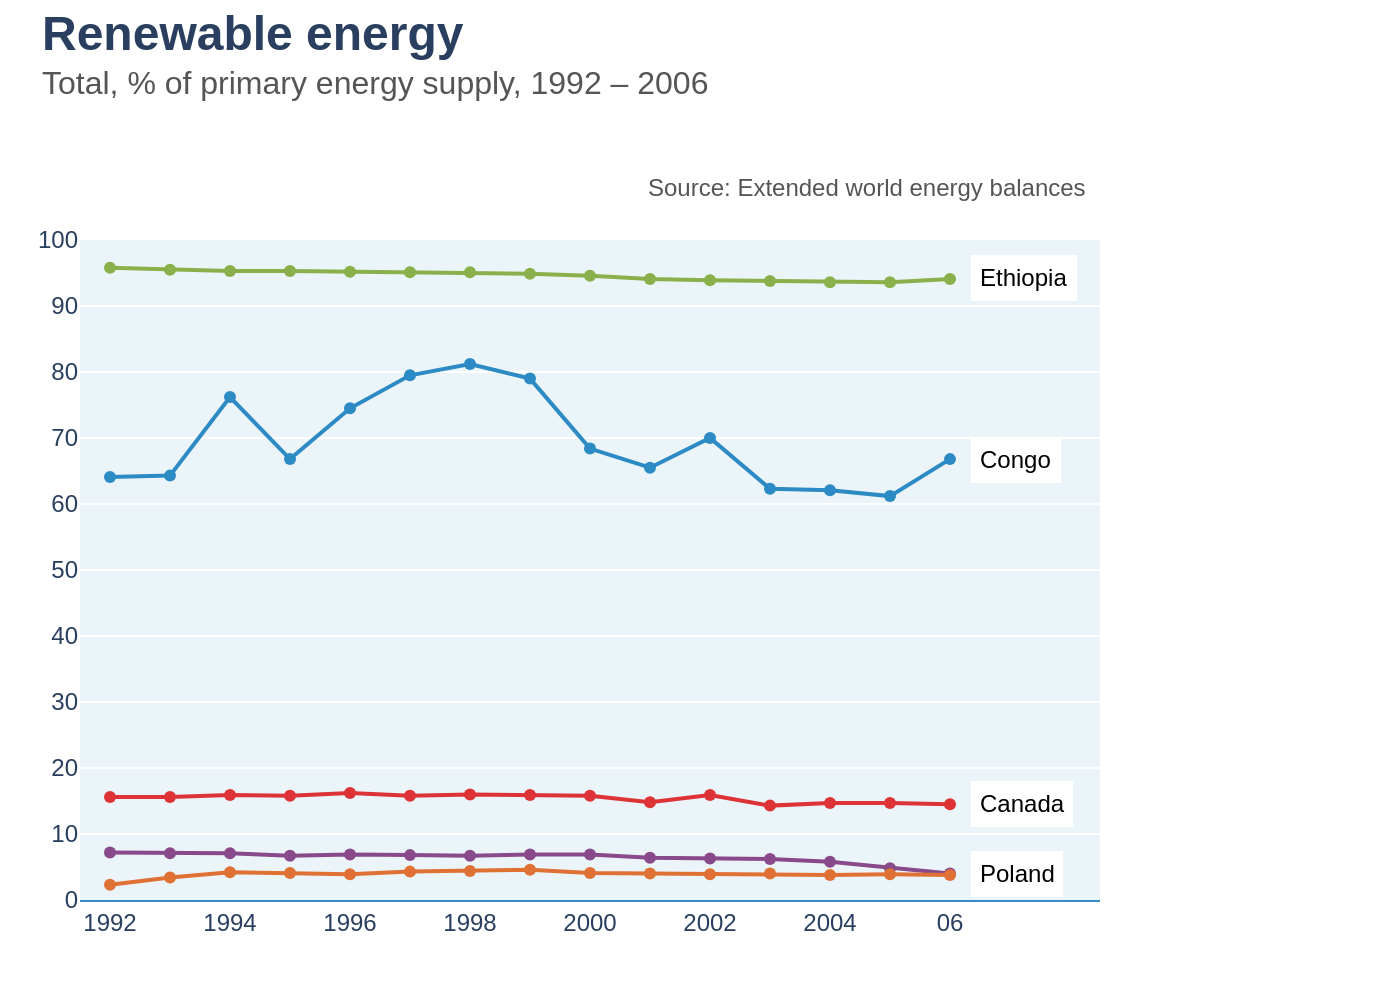

Write the Python code that produced this figure.
import sys
import json
import plotly.graph_objects as go

if len(sys.argv) != 2:
    print("Usage: python create_chart.py <json_file_path>")
    sys.exit(1)

json_file_path = sys.argv[1]

try:
    with open(json_file_path, 'r', encoding='utf-8') as f:
        chart_data = json.load(f)
except FileNotFoundError:
    print(f"Error: JSON file not found at {json_file_path}")
    sys.exit(1)
except json.JSONDecodeError:
    print(f"Error: Could not decode JSON from {json_file_path}")
    sys.exit(1)

data = chart_data['chart_data']
texts = chart_data['texts']
colors = chart_data['colors']

fig = go.Figure()

for i, series in enumerate(data):
    fig.add_trace(go.Scatter(
        x=series['x'],
        y=series['y'],
        name=series['name'],
        mode='lines+markers',
        line=dict(color=colors[i], width=2),
        marker=dict(color=colors[i], size=6)
    ))

fig.update_layout(
    font_family="Arial",
    title_text=f"<b style='font-size: 24px'>{texts['title']}</b><br><span style='font-size: 16px; color:#555555'>{texts['subtitle']}</span>",
    title_x=0.03,
    title_y=0.95,
    title_xanchor='left',
    title_yanchor='top',
    showlegend=False,
    plot_bgcolor='#EBF4F8',
    paper_bgcolor='white',
    margin=dict(l=40, r=150, t=120, b=50),
    xaxis=dict(
        tickmode='array',
        tickvals=[1992, 1994, 1996, 1998, 2000, 2002, 2004, 2006],
        ticktext=['1992', '1994', '1996', '1998', '2000', '2002', '2004', '06'],
        showgrid=False,
        zeroline=False,
        showline=True,
        linewidth=1,
        linecolor='#368CC7',
        range=[1991.5, 2008.5]
    ),
    yaxis=dict(
        range=[0, 100],
        dtick=10,
        gridcolor='#FFFFFF',
        zeroline=False,
        showline=False
    ),
    annotations=[]
)

# Add annotations for series labels
for i, series in enumerate(data):
    fig.add_annotation(
        x=series['x'][-1],
        y=series['y'][-1],
        text=series['name'],
        showarrow=False,
        xanchor='left',
        xshift=10,
        font=dict(
            family="Arial",
            size=12,
            color="black"
        ),
        bgcolor='white',
        borderpad=4
    )

# Add source annotation
fig.add_annotation(
    x=0.99,
    y=1.05,
    xref='paper',
    yref='paper',
    text=texts['source'],
    showarrow=False,
    xanchor='right',
    yanchor='bottom',
    font=dict(
        family="Arial",
        size=12,
        color="#555555"
    )
)

base_filename = json_file_path.rsplit('/', 1)[-1].rsplit('.', 1)[0]
output_filename = f"{base_filename}.png"

fig.write_image(output_filename, scale=2)

print(f"Chart saved to {output_filename}")
